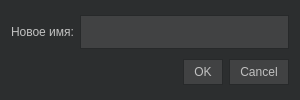
<?xml version="1.0" encoding="UTF-8"?>
<ui version="4.0">
 <class>ChangeNameWidget</class>
 <widget class="QDialog" name="ChangeNameWidget">
  <property name="geometry">
   <rect>
    <x>0</x>
    <y>0</y>
    <width>300</width>
    <height>100</height>
   </rect>
  </property>
  <property name="windowTitle">
   <string>Dialog</string>
  </property>
  <property name="styleSheet">
   <string notr="true">QDialog
{background-color:#2C2E2F;
}</string>
  </property>
  <layout class="QGridLayout" name="gridLayout">
   <item row="0" column="0">
    <widget class="QLabel" name="label_3">
     <property name="styleSheet">
      <string notr="true">
    spacing: 5px;
	color: #c1c1c1;</string>
     </property>
     <property name="text">
      <string>Новое имя:</string>
     </property>
    </widget>
   </item>
   <item row="0" column="1">
    <widget class="QLineEdit" name="Name">
     <property name="styleSheet">
      <string notr="true">QLineEdit
{
    border-style: solid;
    border-width: 1px;
    border-color: #27292a;
    color:#d1d1d1;
	background-color:#414243;
	padding: 8px 0px;
}QMenu {
    background-color: #414243; /* sets background of the menu */
    border: 1px solid #232425;
}

QMenu::item {
    /* sets background of menu item. set this to something non-transparent
        if you want menu color and menu item color to be different */
    background-color: transparent;
    color:#c1c1c1;
    padding: 4px 8px;
	padding-right:40px;
}

QMenu::item:selected { /* when user selects item using mouse or keyboard */
    background-color: #6b6c6d;
}</string>
     </property>
    </widget>
   </item>
   <item row="1" column="0" colspan="2">
    <widget class="QDialogButtonBox" name="buttonBox">
     <property name="styleSheet">
      <string notr="true">QPushButton{
    border-style: solid;
    border-width: 1px;
    border-color: #27292a;
    color:#c1c1c1;
	background-color:#414243;
	padding:5px 10px;
}
QPushButton::pressed {
    background-color: #6b6c6d;
    border-style: inset;
}</string>
     </property>
     <property name="orientation">
      <enum>Qt::Horizontal</enum>
     </property>
     <property name="standardButtons">
      <set>QDialogButtonBox::Cancel|QDialogButtonBox::Ok</set>
     </property>
    </widget>
   </item>
  </layout>
 </widget>
 <resources/>
 <connections>
  <connection>
   <sender>buttonBox</sender>
   <signal>accepted()</signal>
   <receiver>ChangeNameWidget</receiver>
   <slot>accept()</slot>
   <hints>
    <hint type="sourcelabel">
     <x>248</x>
     <y>254</y>
    </hint>
    <hint type="destinationlabel">
     <x>157</x>
     <y>274</y>
    </hint>
   </hints>
  </connection>
  <connection>
   <sender>buttonBox</sender>
   <signal>rejected()</signal>
   <receiver>ChangeNameWidget</receiver>
   <slot>reject()</slot>
   <hints>
    <hint type="sourcelabel">
     <x>316</x>
     <y>260</y>
    </hint>
    <hint type="destinationlabel">
     <x>286</x>
     <y>274</y>
    </hint>
   </hints>
  </connection>
 </connections>
</ui>
